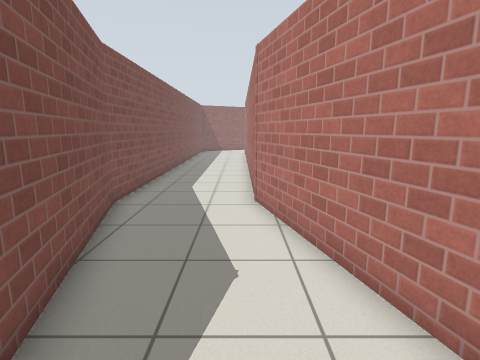
view 1 (above)

24 first-person views from a walk through a Gazebo world. The camera is 1.2 m above the floor, tilts 10° down and sees 80° across. The floor is counted in squares, 0.5 m on a side. Each view is taken from the middle of a square. On the plan, view 1 faces up. The plan holds only what a view shows up to about 18 squares ahead; the rest is blank. The place goes on beyond the plan. Simple patterns stand in for the simulator's built-in surfaces.

view 2
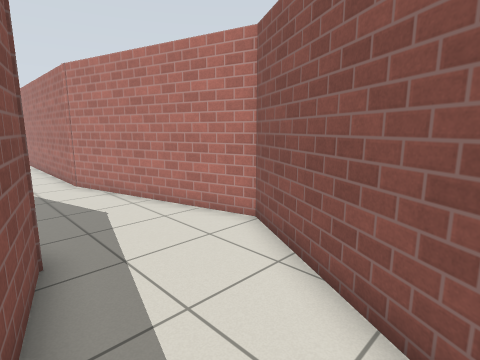

view 3
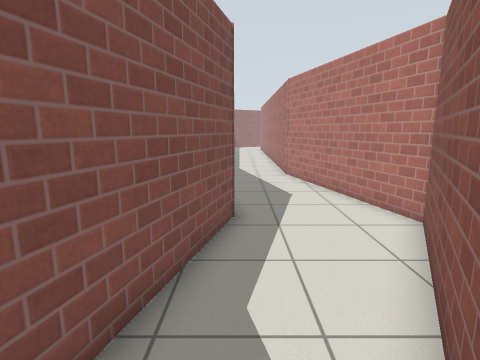

view 4
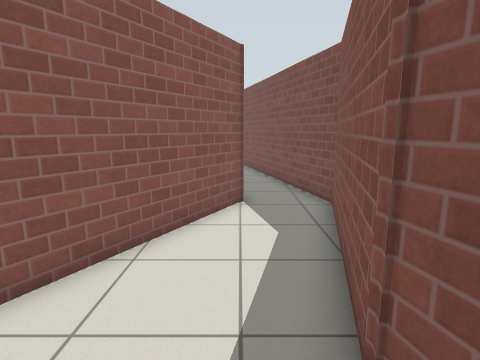

view 5
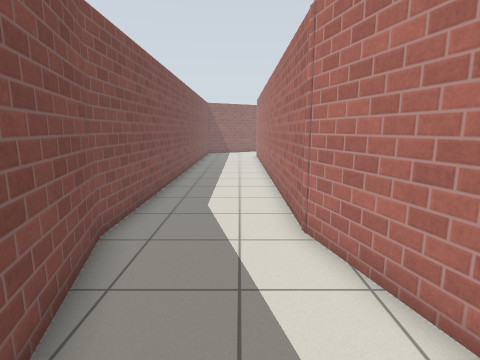

view 6
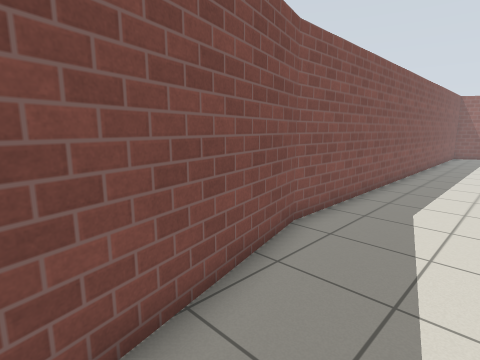

view 7
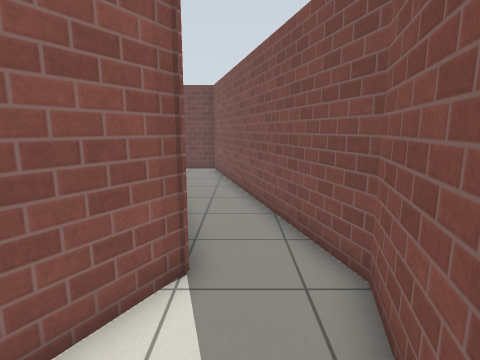

view 8
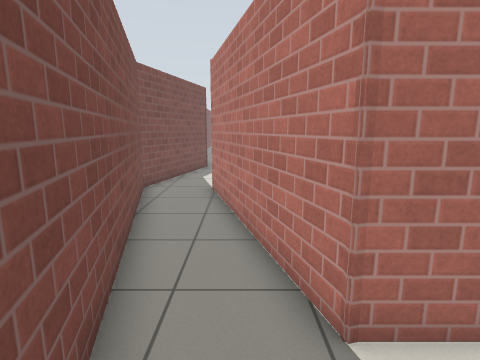

view 9
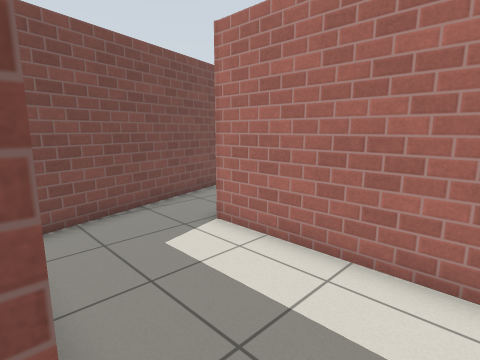

view 10
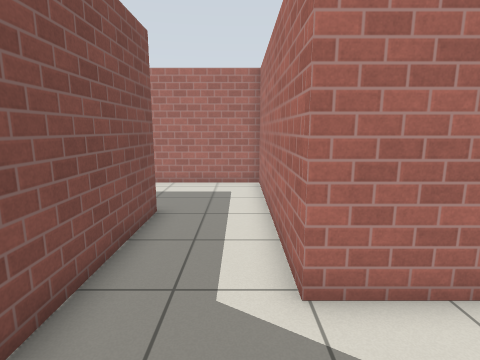

view 11
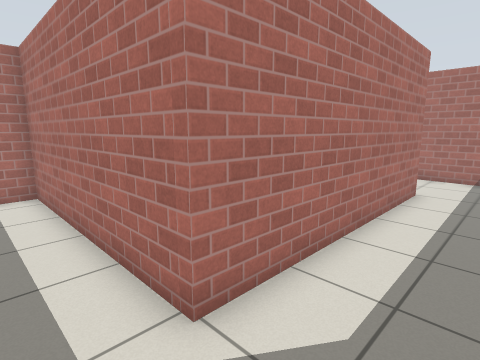

view 12
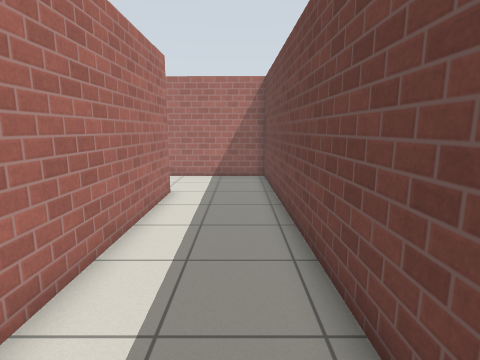

view 13
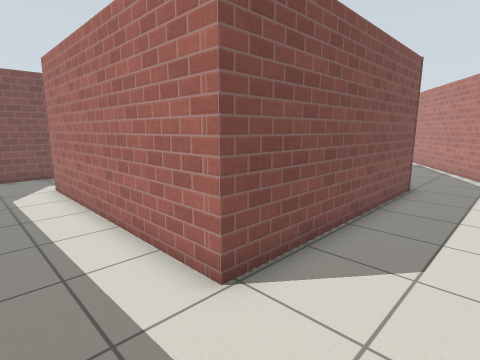

view 14
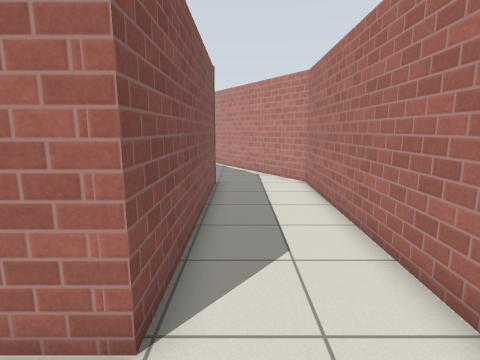

view 15
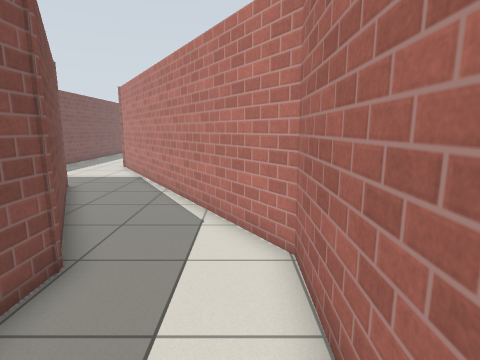

view 16
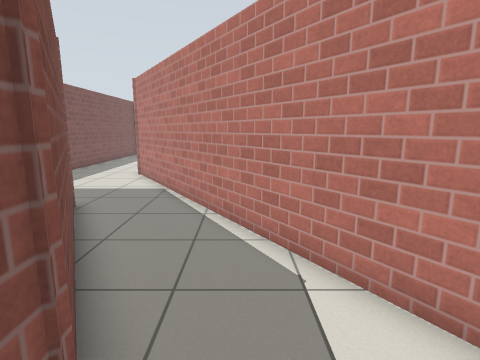

view 17
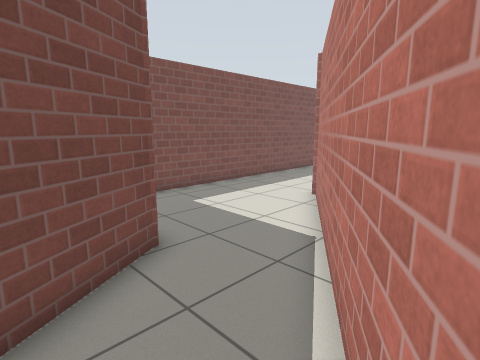

view 18
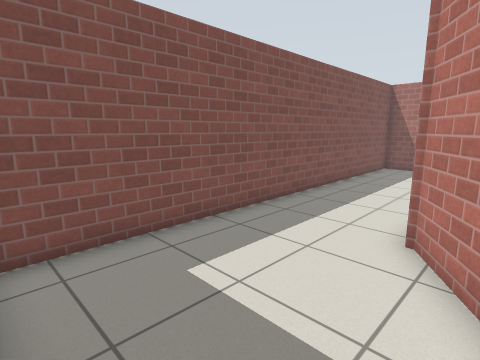

view 19
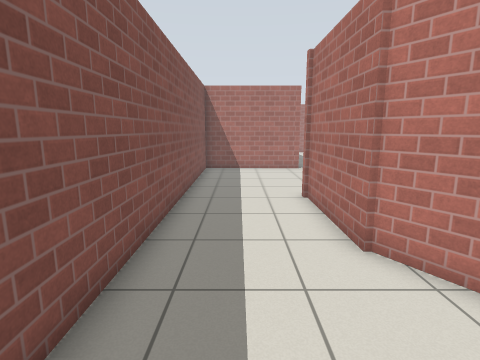

view 20
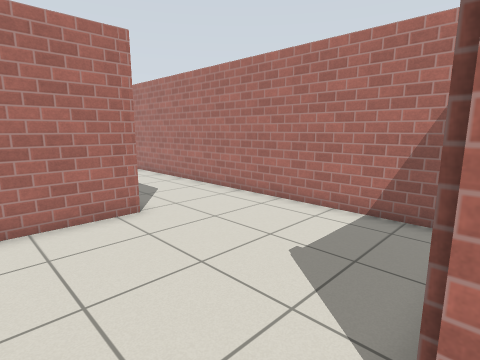

view 21
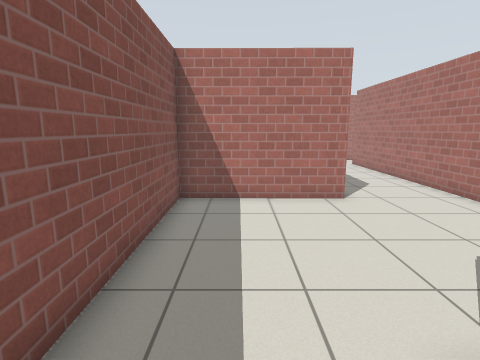

view 22
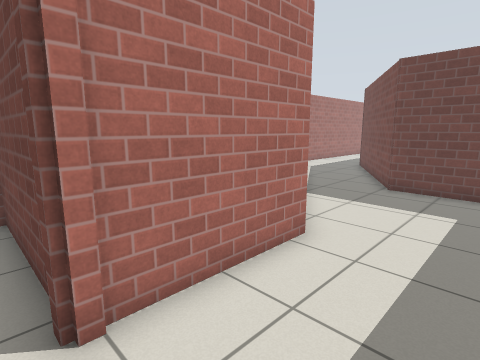

view 23
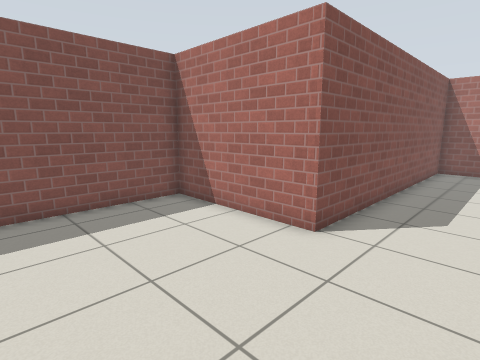

view 24
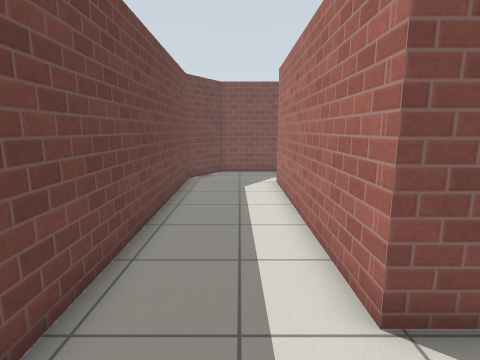

### Floor plan
Ten units are one square. View 1 is at (0, 0); x grows to the right and y downward. Boxes are objects, and circles mark ways between rooms. Rooms are numbered by the first view taken in them; rooms with no view inside come last. Other rooms are left out.
<svg viewBox="-47 -201 283 481">
<path fill="none" stroke="#000" d="M5 -94 5 -195M-42 -92 -22 -18 -40 52 -33 78M-42 -195 -42 -91M-7 72 -11 55 28 -12 5 -97M55 187 55 236M89 233 89 141 12 141 -7 72M-33 78 -4 188 14 188M147 62 189 134 189 233 89 233M55 236 55 260 79 275 228 273 231 128 173 38M118 62 147 62M173 38 146 -4M100 -5 100 57M157 -195 157 -128 99 -129 100 -5M144 -3 144 -53 201 -53 200 -196"/>
<circle cx="-20" cy="80" r="3" fill="#2a7"/>
<circle cx="75" cy="240" r="3" fill="#2a7"/>
<circle cx="160" cy="50" r="3" fill="#2a7"/>
<circle cx="120" cy="-10" r="3" fill="#2a7"/>
<text x="-10" y="-70">1</text>
<text x="30" y="160">2</text>
<text x="200" y="190">3</text>
<text x="130" y="30">4</text>
<text x="150" y="-100">5</text>
</svg>
Room 1 opens to room 2. Room 2 opens to room 3. Room 3 opens to room 4. Room 4 opens to room 5.

Where each view was taken, in squares from view 1:
view 1: 0 up, 0 right, facing up
view 2: 4 down, 3 left, facing up-right
view 3: 6 down, 2 left, facing up
view 4: 4 up, 1 left, facing down
view 5: 3 up, 1 left, facing up
view 6: 3 up, 0 right, facing up-left
view 7: 1 down, 2 left, facing down
view 8: 17 down, 0 right, facing up
view 9: 19 down, 7 right, facing up-left
view 10: 27 down, 8 right, facing up
view 11: 26 down, 7 right, facing up-right
view 12: 26 down, 8 right, facing right
view 13: 26 down, 22 right, facing up-left
view 14: 26 down, 20 right, facing up
view 15: 18 down, 22 right, facing up
view 16: 15 down, 20 right, facing up
view 17: 9 down, 20 right, facing up-left
view 18: 6 down, 16 right, facing up-left
view 19: 5 down, 12 right, facing up
view 20: 5 up, 12 right, facing up-right
view 21: 3 up, 12 right, facing up
view 22: 6 up, 11 right, facing down-right
view 23: 7 up, 19 right, facing up-left
view 24: 25 down, 22 right, facing left
